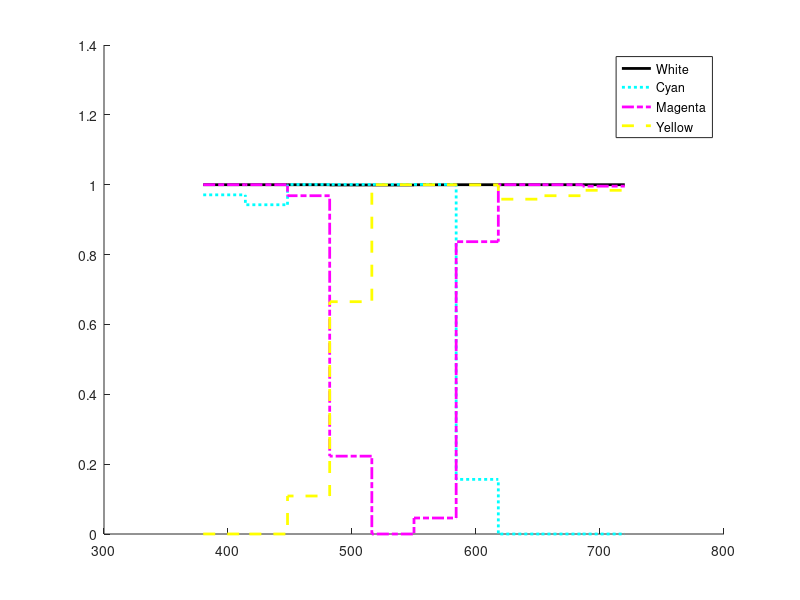
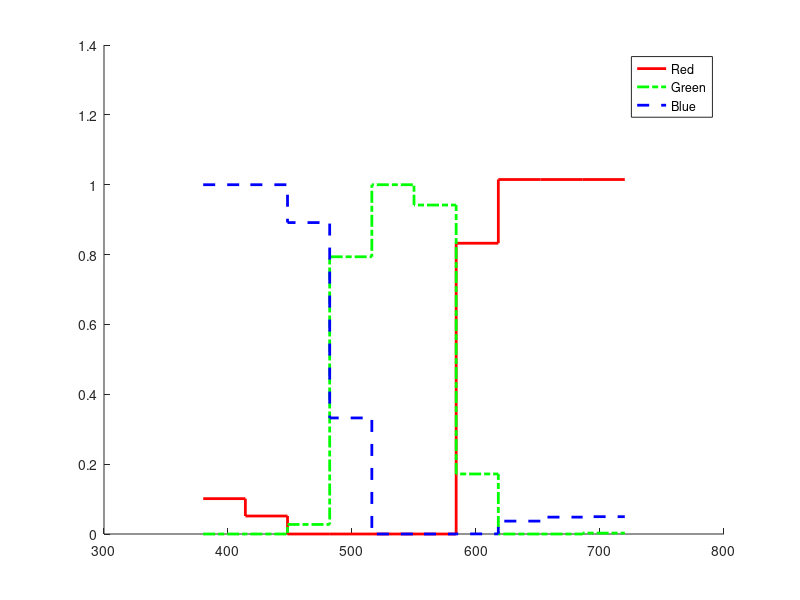

Write the MATLAB code that produced these figures, in order.
% generate the spectrum plots used in the report

whiteSpectrum =     [1.0000 1.0000 0.9999 0.9993 0.9992 0.9998 1.0000 1.0000 1.0000 1.0000 1.0]; 
cyanSpectrum =      [0.9710 0.9426 1.0007 1.0007 1.0007 1.0007 0.1564 0.0000 0.0000 0.0000 0.0];
magentaSpectrum =   [1.0000 1.0000 0.9685 0.2229 0.0000 0.0458 0.8369 1.0000 1.0000 0.9959 0.9959];
yellowSpectrum =    [0.0001 0.0000 0.1088 0.6651 1.0000 1.0000 0.9996 0.9586 0.9685 0.9840 0.9840];
redSpectrum =       [0.1012 0.0515 0.0000 0.0000 0.0000 0.0000 0.8325 1.0149 1.0149 1.0149 1.0149];
greenSpectrum =     [0.0000 0.0000 0.0273 0.7937 1.0000 0.9418 0.1719 0.0000 0.0000 0.0025 0.0025];
blueSpectrum =      [1.0000 1.0000 0.8916 0.3323 0.0000 0.0000 0.0003 0.0369 0.0483 0.0496 0.0496];
%needed to repeat the last value of the spectra because of the stairs
%function

X = linspace(380,720, 11);

figure
hold on
stairs(X, whiteSpectrum, 'black', 'Linewidth', 2, 'Linestyle', '-')
stairs(X, cyanSpectrum, 'cyan', 'Linewidth', 2,  'Linestyle', ':')
stairs(X, magentaSpectrum, 'magenta','Linewidth', 2, 'Linestyle', '-.')
stairs(X, yellowSpectrum, 'yellow', 'Linewidth', 2, 'Linestyle', '--')
legend('White', 'Cyan', 'Magenta', 'Yellow')
hold off

figure
hold on
stairs(X, redSpectrum, 'red', 'Linewidth', 2)
stairs(X, greenSpectrum, 'green', 'Linewidth', 2, 'Linestyle', '-.')
stairs(X, blueSpectrum, 'blue', 'Linewidth', 2, 'Linestyle', '--')
legend('Red', 'Green', 'Blue')
hold off